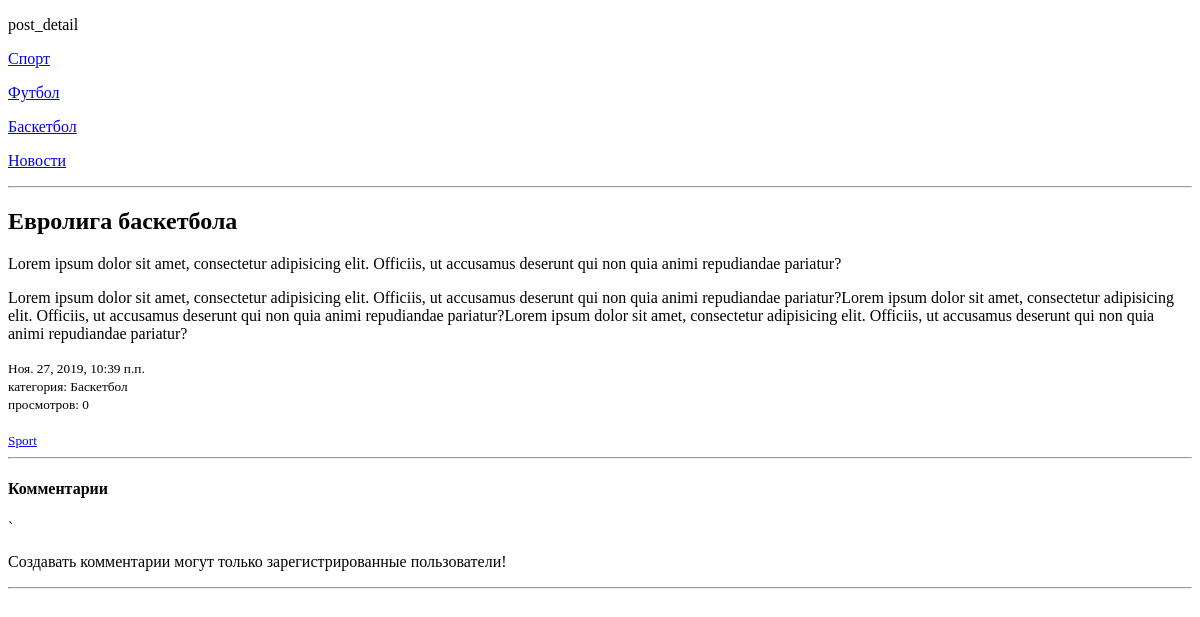
/basketball/bascetball_news/, run on an earlier commit of the app's database.
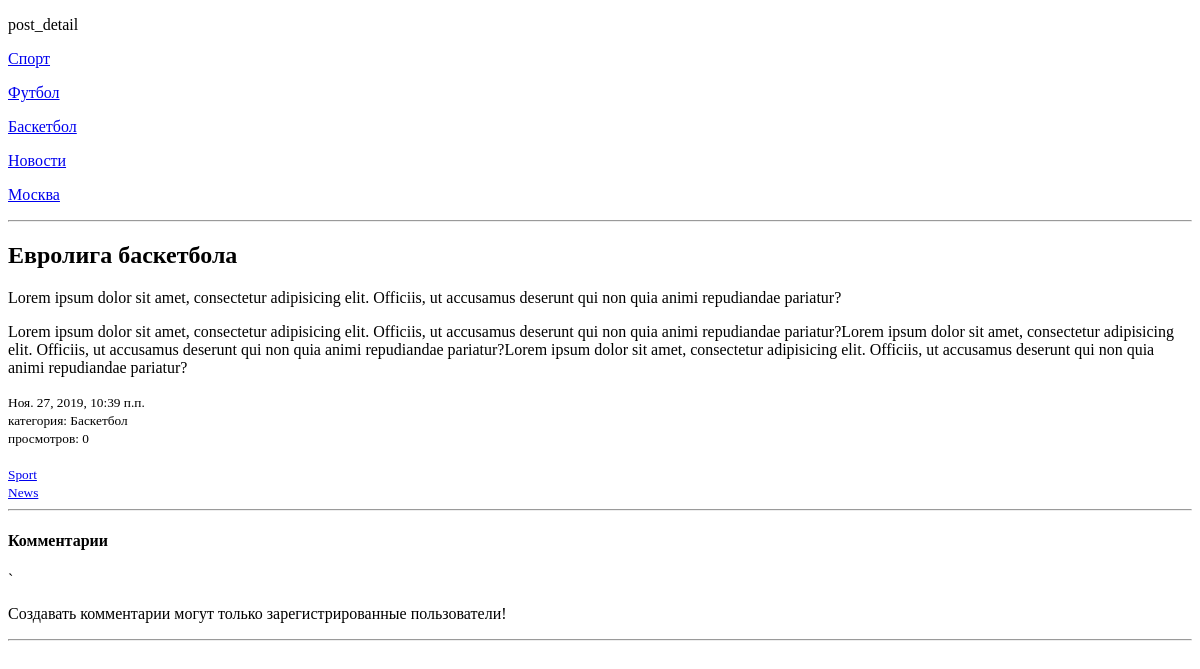
And on a later commit of the database.
### blog/models.py (models this page shows, shortened)
class Category(MPTTModel):
    name = models.CharField("имя", max_length=100)
    slug = models.SlugField("url", max_length=100, unique=True)
    description = models.TextField("описание", max_length=1000, default="", blank=True)
    parent = TreeForeignKey(
        'self',
        verbose_name="Родительская категория",
        on_delete=models.CASCADE,
        null=True,
        blank=True,
        related_name='children'
    )
    template = models.CharField("шаблон", max_length=500, default="blog/post_list.html")
    published = models.BooleanField("отображать?", default=True)
    paginated = models.PositiveIntegerField("количество новостей на странице", default=5)
    sort = models.PositiveIntegerField('порядок', default=0)
    class Meta:
        verbose_name = "Категория"
        verbose_name_plural = "Категории"
    def get_absolute_url(self):
        return reverse('category', kwargs={'category_slug': self.slug})

class Tag(models.Model):
    name = models.CharField("имя", max_length=100)
    slug = models.SlugField("url", max_length=100, unique=True)
    published = models.BooleanField("отображать?", default=True)
    class Meta:
        verbose_name = "Тег"
        verbose_name_plural = "Теги"

### blog/views.py (the view, shortened to what this page needs)
# urls.py: path("<slug:category>/<slug:slug>/", views.PostDetailView.as_view(), name="detail_post"),
class PostDetailView(View):
    def get(self,request, **kwargs):
        category_list = Category.objects.filter(published=True)
        post = get_object_or_404(Post,slug= kwargs.get("slug"))
        form = CommentForm()
        return render(request, post.template, {'post': post, 'categories':category_list,'form':form})

### templates/blog/post_detail.html (shortened to what this page needs)
<!DOCTYPE html>
<html lang="en">
<head>
</head>
<body>
<p>post_detail</p>
 {% for category in categories %}
    <p><a href="{{category.get_absolute_url}}">{{ category.name }}</a></p>
 {% endfor %}
<hr>
    <h2>{{ post.title }}</h2>
    <p>{{ post.mini_text }}</p>
    <p>{{ post.text }}</p>
    <small>{{ post.published_date }}</small><br>
    <small>категория: {{post.category.name}}</small><br>
    <small>просмотров: {{ post.viewed }}</small><br>
    {% for tag in post.tags.all %}<br>
        {% if tag.published    %}
                <small><a href="{% url 'find_by_tag' tag.slug %}">{{ tag.name }}</a></small>
            {% endif %}
        {% endfor %}
    <hr>
     <h4>Комментарии</h4>
`    {% if user.is_authenticated %}
            <form action="" method="post">
                {% csrf_token %}
                {{ form.as_p }}
                <button type="submit">добавить</button>
            </form>
      {% else %}
        <p>Cоздавать комментарии могут только зарегистрированные пользователи!</p>
    {% endif %}
    <hr>
</body>
</html>

What changed in the data, as far as the page shows it:
added Category: name "Mосква"
now on this page (row unchanged): Tag: name "News"
